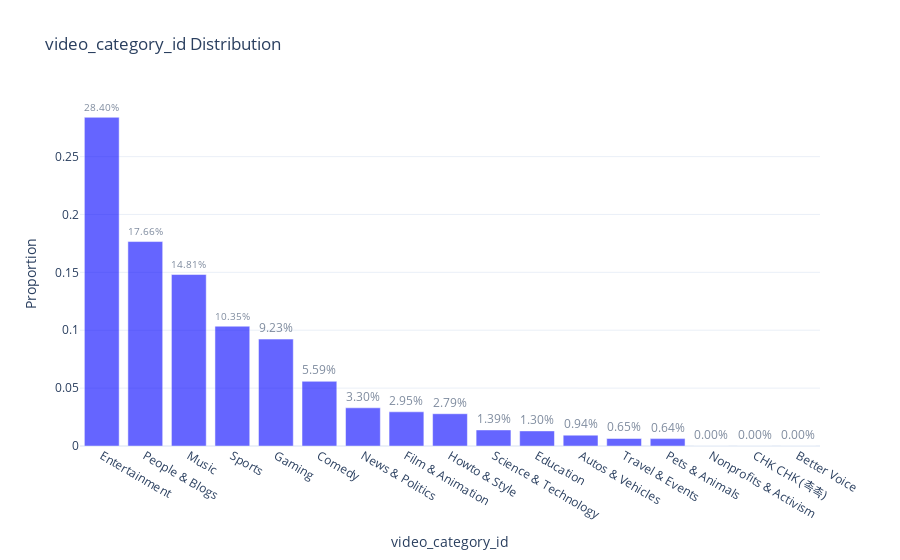

Notebook source saved alongside this figure:
### Markdown cell above
The `video_definition` and `video_licensed_content` columns are highly unbalanced, to the point that we suspect that the `sd` and `false` classes in each column, respectively, do not contain enough information to be considered in the model.

### Code cell
histogram_unique(df, 'video_category_id')

### Figure 1 — Plotly figure (JSON) as saved in the notebook; plotly's stock layout.template omitted (floating-point values rounded to 4 significant figures)
{"data": [{"marker": {"color": "blue"}, "opacity": 0.6, "text": ["28.40%", "17.66%", "14.81%", "10.35%", "9.23%", "5.59%", "3.30%", "2.95%", "2.79%", "1.39%", "1.30%", "0.94%", "0.65%", "0.64%", "0.00%", "0.00%", "0.00%"], "textposition": "outside", "type": "bar", "x": ["Entertainment", "People & Blogs", "Music", "Sports", "Gaming", "Comedy", "News & Politics", "Film & Animation", "Howto & Style", "Science & Technology", "Education", "Autos & Vehicles", "Travel & Events", "Pets & Animals", "Nonprofits & Activism", "CHK CHK (촉촉)", "Better Voice"], "y": [0.284, 0.1766, 0.1481, 0.1035, 0.09235, 0.05588, 0.03299, 0.02954, 0.02788, 0.01389, 0.01303, 0.009373, 0.006508, 0.006375, 4.266e-06, 2.133e-06, 1.778e-06]}], "layout": {"showlegend": false, "title": {"text": "video_category_id Distribution"}, "xaxis": {"tickmode": "array", "tickvals": ["Entertainment", "People & Blogs", "Music", "Sports", "Gaming", "Comedy", "News & Politics", "Film & Animation", "Howto & Style", "Science & Technology", "Education", "Autos & Vehicles", "Travel & Events", "Pets & Animals", "Nonprofits & Activism", "CHK CHK (촉촉)", "Better Voice"], "title": {"text": "video_category_id"}}, "yaxis": {"showgrid": true, "title": {"text": "Proportion"}}}}
